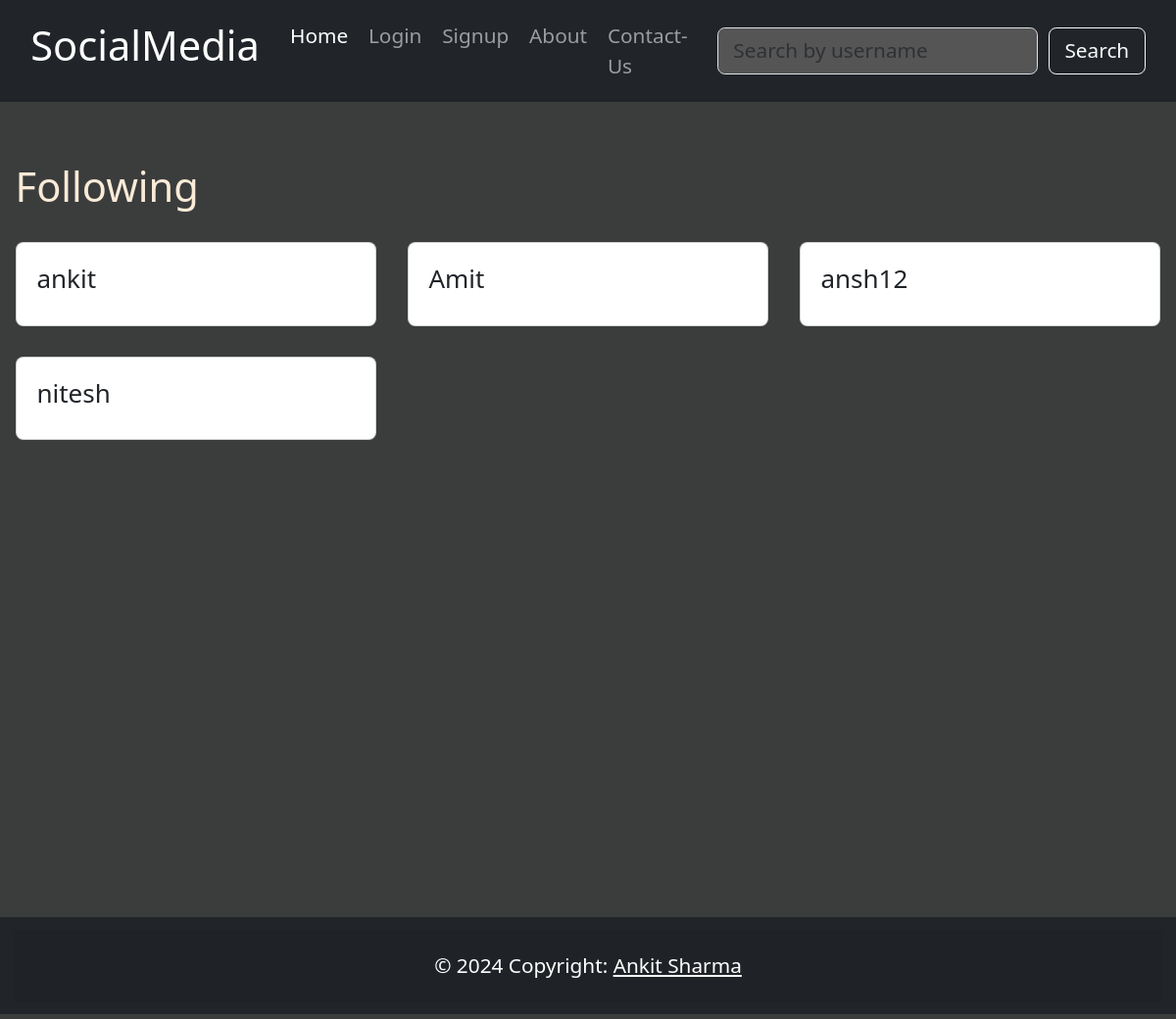
Screenshot of /following/1 with the database file from the repository.
### main/models.py (models this page shows)
class Follow(models.Model):
    follower = models.ForeignKey(User, related_name='following', on_delete=models.CASCADE)
    followed_user = models.ForeignKey(User, related_name='followers', on_delete=models.CASCADE)
    created_at = models.DateTimeField(auto_now_add=True)
    class Meta:
        unique_together = ('follower', 'followed_user')

### main/views.py (the view)
# urls.py: path('following/<int:user_id>', FollowingView.as_view(), name='following'),
class FollowingView( ListView):
    model = Follow
    template_name = 'followers.html'
    context_object_name = 'followers'
    def get_queryset(self):
        user_id = self.kwargs.get('user_id')
        profile = UserProfile.objects.get(pk=user_id)
        user = User.objects.get(username=profile.username)
        return Follow.objects.filter(follower=user)

### templates/followers.html
{% extends "base.html" %}{%load static%}
{% block content %}
<div class="container mt-5">
    <h2 class="mb-4">Following</h2>
    <div class="row">
        {% for follower in followers %}
        <div class="col-lg-4 col-md-6 mb-4">
            <div class="card">
                <div class="card-body">
                    <h5 class="card-title">{{ follower.followed_user}}</h5>
                </div>
            </div>
        </div>
        {% endfor %}
    </div>
</div>
{% endblock %}

### static/css/style.css (style rules this page uses)
body { background-color: rgb(59, 61, 61); color: antiquewhite; margin: 0; display: flex; flex-direction: column; min-height: 100vh; }

### rows the page displays
Follow: followed_user "ankit"
Follow: followed_user "Amit"
Follow: followed_user "ansh12"
Follow: followed_user "nitesh"
